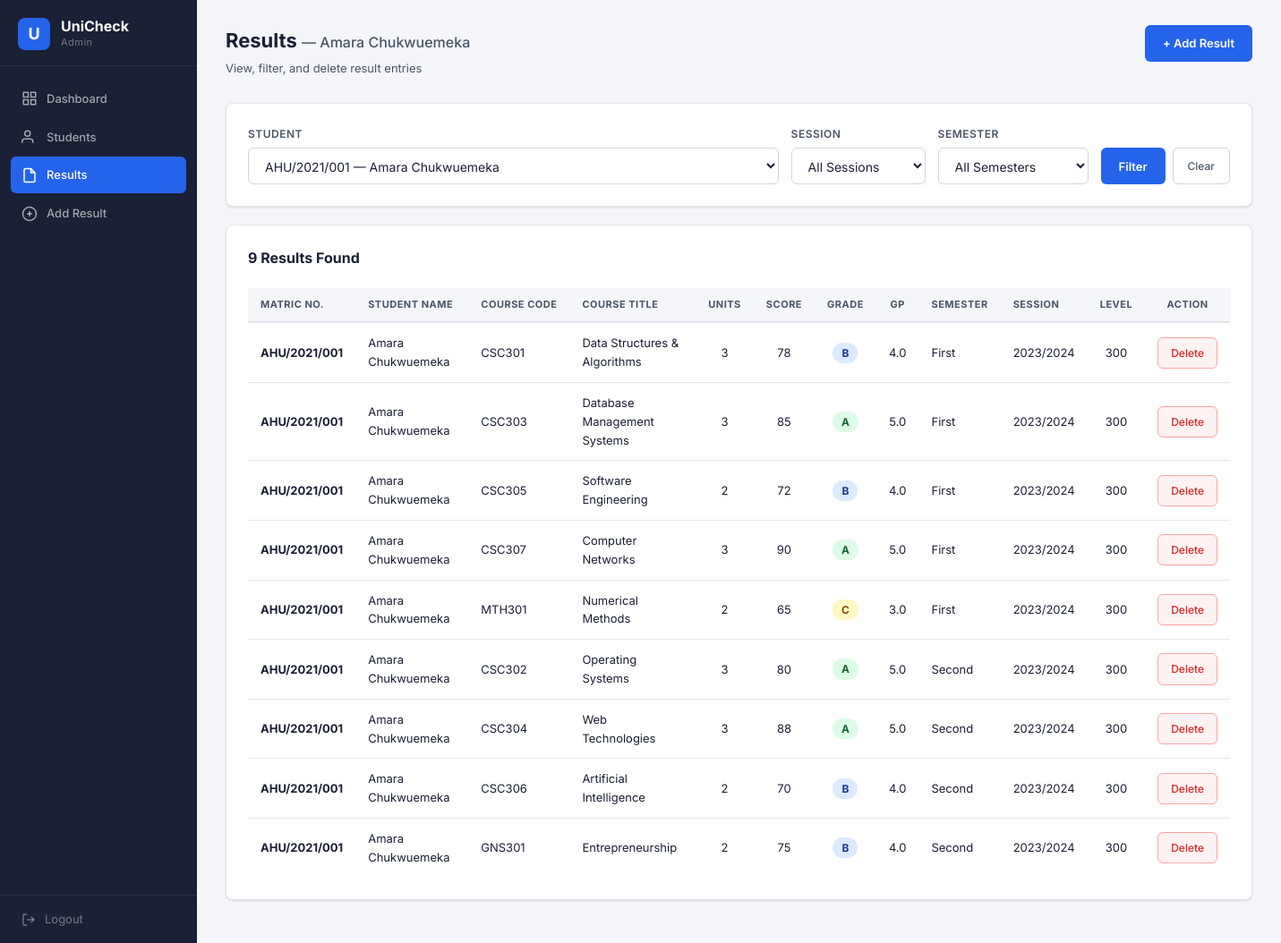
The page /admin/results.php?matric=AHU/2021/001 (signed in) on the database its author committed.
### tables this page shows
CREATE TABLE IF NOT EXISTS results (
    id INT AUTO_INCREMENT PRIMARY KEY,
    matric_number VARCHAR(20) NOT NULL,
    course_code VARCHAR(20) NOT NULL,
    course_title VARCHAR(150) NOT NULL,
    credit_unit TINYINT NOT NULL,
    score TINYINT NOT NULL,
    grade CHAR(2) NOT NULL,
    grade_point DECIMAL(3,1) NOT NULL,
    semester ENUM('First','Second') NOT NULL,
    session VARCHAR(10) NOT NULL,
    level ENUM('100','200','300','400','500') NOT NULL,
    FOREIGN KEY (matric_number) REFERENCES students(matric_number) ON DELETE CASCADE
);

CREATE TABLE IF NOT EXISTS students (
    id INT AUTO_INCREMENT PRIMARY KEY,
    matric_number VARCHAR(20) NOT NULL UNIQUE,
    full_name VARCHAR(100) NOT NULL,
    level ENUM('100','200','300','400','500') NOT NULL,
    department VARCHAR(100) NOT NULL,
    faculty VARCHAR(100) NOT NULL,
    created_at TIMESTAMP DEFAULT CURRENT_TIMESTAMP
);

### includes/config.php (called while the page is built, shortened)
<?php
function clean($conn, $val) {
    return $conn->real_escape_string(htmlspecialchars(trim($val)));
}
?>

### admin/results.php (the view, shortened to what this page needs)
<?php
require_once '../includes/config.php';
$filter_matric = clean($conn, $_GET['matric'] ?? '');
$where = [];
$params = [];
$types  = '';
if ($filter_matric) {
    $where[] = 'r.matric_number = ?';
    $params[] = $filter_matric;
    $types   .= 's';
}
$whereSQL = $where ? 'WHERE ' . implode(' AND ', $where) : '';
$sql = "SELECT r.*, s.full_name
        FROM results r
        JOIN students s ON r.matric_number = s.matric_number
        $whereSQL
        ORDER BY r.session DESC, r.semester ASC, r.matric_number ASC, r.course_code ASC";
$stmt = $conn->prepare($sql);
if ($params) {
    $stmt->bind_param($types, ...$params);
}
$stmt->execute();
$results = $stmt->get_result()->fetch_all(MYSQLI_ASSOC);
$students  = $conn->query("SELECT matric_number, full_name FROM students ORDER BY full_name ASC")->fetch_all(MYSQLI_ASSOC);
$studentName = '';
if ($filter_matric) {
    $sn = $conn->query("SELECT full_name FROM students WHERE matric_number = '" . $conn->real_escape_string($filter_matric) . "'")->fetch_assoc();
    if ($sn) $studentName = $sn['full_name'];
}
?>
<!DOCTYPE html>
<html lang="en">
<head>
  <link rel="stylesheet" href="../assets/css/style.css"/>
</head>
<body class="admin-body">
  <aside class="sidebar">
    <div class="sidebar-logo">
      <div class="logo-icon">U</div>
      <div><span class="logo-name">UniCheck</span><span class="logo-sub">Admin</span></div>
    </div>
    <nav class="sidebar-nav">
      <a href="dashboard.php" class="nav-item">
        <svg width="18" height="18" fill="none" stroke="currentColor" stroke-width="2" viewBox="0 0 24 24"><rect x="3" y="3" width="7" height="7"/><rect x="14" y="3" width="7" height="7"/><rect x="3" y="14" width="7" height="7"/><rect x="14" y="14" width="7" height="7"/></svg>
        Dashboard
      </a>
      <a href="students.php" class="nav-item">
        <svg width="18" height="18" fill="none" stroke="currentColor" stroke-width="2" viewBox="0 0 24 24"><path d="M17 21v-2a4 4 0 0 0-4-4H5a4 4 0 0 0-4 4v2"/><circle cx="9" cy="7" r="4"/></svg>
        Students
      </a>
      <a href="results.php" class="nav-item active">
        <svg width="18" height="18" fill="none" stroke="currentColor" stroke-width="2" viewBox="0 0 24 24"><path d="M14 2H6a2 2 0 0 0-2 2v16a2 2 0 0 0 2 2h12a2 2 0 0 0 2-2V8z"/><polyline points="14 2 14 8 20 8"/></svg>
        Results
      </a>
      <a href="add_result.php" class="nav-item">
        <svg width="18" height="18" fill="none" stroke="currentColor" stroke-width="2" viewBox="0 0 24 24"><circle cx="12" cy="12" r="10"/><line x1="12" y1="8" x2="12" y2="16"/><line x1="8" y1="12" x2="16" y2="12"/></svg>
        Add Result
      </a>
    </nav>
    <a href="logout.php" class="sidebar-logout">
      <svg width="16" height="16" fill="none" stroke="currentColor" stroke-width="2" viewBox="0 0 24 24"><path d="M9 21H5a2 2 0 0 1-2-2V5a2 2 0 0 1 2-2h4"/><polyline points="16 17 21 12 16 7"/><line x1="21" y1="12" x2="9" y2="12"/></svg>
      Logout
    </a>
  </aside>
  <div class="admin-main">
    <div class="admin-topbar">
      <div>
        <h1 class="page-title">
          Results
          <?php if ($studentName): ?>
            <span style="font-size:16px;font-weight:500;color:var(--text2)">— <?= htmlspecialchars($studentName) ?></span>
          <?php endif; ?>
        </h1>
        <p class="page-sub">View, filter, and delete result entries</p>
      </div>
      <a href="add_result.php" class="btn btn-primary">+ Add Result</a>
    </div>
    <div class="card" style="margin-bottom:20px">
      <form method="GET" action="">
        <div class="search-row" style="align-items:flex-end;gap:14px;flex-wrap:wrap">
          <div class="form-group" style="flex:1;min-width:180px;margin-bottom:0">
            <label>Student</label>
            <select name="matric">
              <?php foreach ($students as $s): ?>
              <option value="<?= htmlspecialchars($s['matric_number']) ?>"
                <?= $filter_matric === $s['matric_number'] ? 'selected' : '' ?>>
                <?= htmlspecialchars($s['matric_number'] . ' — ' . $s['full_name']) ?>
              </option>
              <?php endforeach; ?>
            </select>
          </div>
          <div class="form-group" style="min-width:150px;margin-bottom:0">
            <label>Session</label>
            <select name="session">
              <option value="">All Sessions</option>
            </select>
          </div>
          <div class="form-group" style="min-width:150px;margin-bottom:0">
            <label>Semester</label>
            <select name="semester">
              <option value="">All Semesters</option>
            </select>
          </div>
          <div style="margin-bottom:0;display:flex;gap:8px">
            <button type="submit" class="btn btn-primary">Filter</button>
            <a href="results.php" class="btn btn-outline-sm" style="padding:10px 16px">Clear</a>
          </div>
        </div>
      </form>
    </div>
    <div class="card">
      <div class="table-header">
        <h2 class="table-title"><?= count($results) ?> Result<?= count($results) !== 1 ? 's' : '' ?> Found</h2>
      </div>
      <?php if (empty($results)): ?>
      <div class="alert alert-info" style="margin:0">
        <svg width="16" height="16" fill="none" stroke="currentColor" stroke-width="2" viewBox="0 0 24 24"><circle cx="12" cy="12" r="10"/><line x1="12" y1="16" x2="12" y2="12"/><line x1="12" y1="8" x2="12.01" y2="8"/></svg>
        No results found. Try adjusting your filters or <a href="add_result.php">add a result</a>.
      </div>
      <?php else: ?>
      <div class="table-wrap">
        <table class="result-table">
          <thead>
            <tr>
              <th>Matric No.</th>
              <th>Student Name</th>
              <th>Course Code</th>
              <th>Course Title</th>
              <th class="center">Units</th>
              <th class="center">Score</th>
              <th class="center">Grade</th>
              <th class="center">GP</th>
              <th>Semester</th>
              <th>Session</th>
              <th class="center">Level</th>
              <th class="center">Action</th>
            </tr>
          </thead>
          <tbody>
            <?php foreach ($results as $r): ?>
            <tr>
              <td><strong><?= htmlspecialchars($r['matric_number']) ?></strong></td>
              <td><?= htmlspecialchars($r['full_name']) ?></td>
              <td><?= htmlspecialchars($r['course_code']) ?></td>
              <td><?= htmlspecialchars($r['course_title']) ?></td>
              <td class="center"><?= $r['credit_unit'] ?></td>
              <td class="center"><?= $r['score'] ?></td>
              <td class="center">
                <span class="grade-badge grade-<?= strtolower($r['grade']) ?>">
                  <?= $r['grade'] ?>
                </span>
              </td>
              <td class="center"><?= number_format($r['grade_point'], 1) ?></td>
              <td><?= $r['semester'] ?></td>
              <td><?= $r['session'] ?></td>
              <td class="center"><?= $r['level'] ?></td>
              <td class="center">
                <?php
                  $delUrl = 'results.php?delete_id=' . $r['id'];
                  if ($filter_matric)  $delUrl .= '&matric='   . urlencode($filter_matric);
                ?>
                <a href="<?= $delUrl ?>"
                   class="btn btn-danger-sm"
                   onclick="return confirm('Delete this result entry? This cannot be undone.')">
                  Delete
                </a>
              </td>
            </tr>
            <?php endforeach; ?>
          </tbody>
        </table>
      </div>
      <?php endif; ?>
    </div>
  </div>
</body>
</html>

### rows shown on the page
results: matric_number "AHU/2021/001", students.full_name "Amara Chukwuemeka", course_code "CSC301", course_title "Data Structures & Algorithms", credit_unit "3", score "78", grade "B", grade_point "4.0", semester "First", session "2023/2024", level "300"
results: matric_number "AHU/2021/001", students.full_name "Amara Chukwuemeka", course_code "CSC303", course_title "Database Management Systems", credit_unit "3", score "85", grade "A", grade_point "5.0", semester "First", session "2023/2024", level "300"
results: matric_number "AHU/2021/001", students.full_name "Amara Chukwuemeka", course_code "CSC305", course_title "Software Engineering", credit_unit "2", score "72", grade "B", grade_point "4.0", semester "First", session "2023/2024", level "300"
results: matric_number "AHU/2021/001", students.full_name "Amara Chukwuemeka", course_code "CSC307", course_title "Computer Networks", credit_unit "3", score "90", grade "A", grade_point "5.0", semester "First", session "2023/2024", level "300"
results: matric_number "AHU/2021/001", students.full_name "Amara Chukwuemeka", course_code "MTH301", course_title "Numerical Methods", credit_unit "2", score "65", grade "C", grade_point "3.0", semester "First", session "2023/2024", level "300"
results: matric_number "AHU/2021/001", students.full_name "Amara Chukwuemeka", course_code "CSC302", course_title "Operating Systems", credit_unit "3", score "80", grade "A", grade_point "5.0", semester "Second", session "2023/2024", level "300"
results: matric_number "AHU/2021/001", students.full_name "Amara Chukwuemeka", course_code "CSC304", course_title "Web Technologies", credit_unit "3", score "88", grade "A", grade_point "5.0", semester "Second", session "2023/2024", level "300"
results: matric_number "AHU/2021/001", students.full_name "Amara Chukwuemeka", course_code "CSC306", course_title "Artificial Intelligence", credit_unit "2", score "70", grade "B", grade_point "4.0", semester "Second", session "2023/2024", level "300"
results: matric_number "AHU/2021/001", students.full_name "Amara Chukwuemeka", course_code "GNS301", course_title "Entrepreneurship", credit_unit "2", score "75", grade "B", grade_point "4.0", semester "Second", session "2023/2024", level "300"

### other values the page prints
$studentName "Amara Chukwuemeka"
count($results) "9"
form field matric "AHU/2021/001 — Amara Chukwuemeka"
